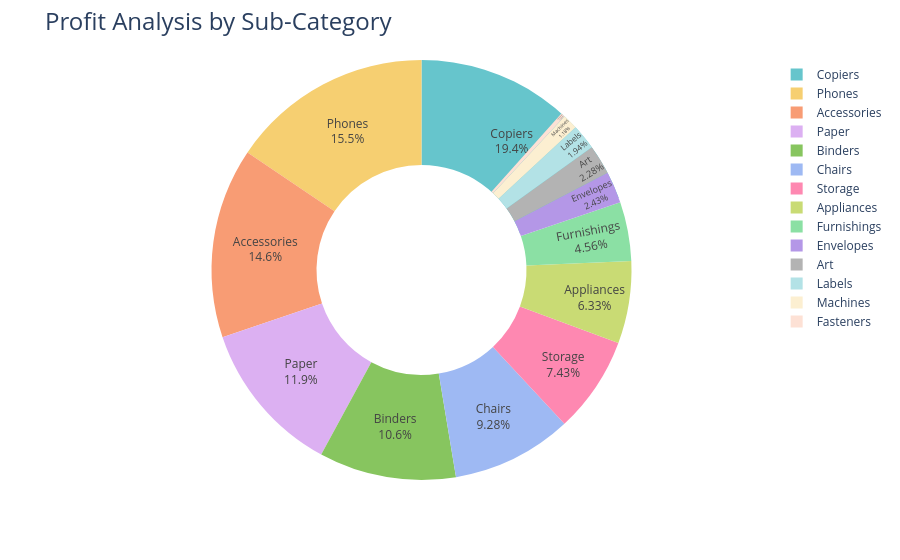

Notebook code cell kept with this figure:
### Code cell
fig=px.pie(profit_by_sub_category,values='Profit',
           names='Sub-Category',
           hole=0.5,
           color_discrete_sequence=px.colors.qualitative.Pastel)
fig.update_traces(textposition='inside',textinfo='percent+label')
fig.update_layout(title_text='Profit Analysis by Sub-Category',title_font=dict(size=24))
fig.show()

### Figure 1 — Plotly figure (JSON) as saved in the notebook; plotly's stock layout.template omitted (floating-point values rounded to 4 significant figures)
{"data": [{"domain": {"x": [0, 1], "y": [0, 1]}, "hole": 0.5, "hovertemplate": "Sub-Category=%{label}<br>Profit=%{value}<extra></extra>", "labels": ["Accessories", "Appliances", "Art", "Binders", "Bookcases", "Chairs", "Copiers", "Envelopes", "Fasteners", "Furnishings", "Labels", "Machines", "Paper", "Phones", "Storage", "Supplies", "Tables"], "legendgroup": "", "name": "", "showlegend": true, "textinfo": "percent+label", "textposition": "inside", "type": "pie", "values": [41940.0, 18140.0, 6528.0, 30220.0, -3473.0, 26590.0, 55620.0, 6964.0, 949.5, 13060.0, 5546.0, 3385.0, 34050.0, 44520.0, 21280.0, -1189.0, -17730.0]}], "layout": {"legend": {"tracegroupgap": 0}, "margin": {"t": 60}, "piecolorway": ["rgb(102, 197, 204)", "rgb(246, 207, 113)", "rgb(248, 156, 116)", "rgb(220, 176, 242)", "rgb(135, 197, 95)", "rgb(158, 185, 243)", "rgb(254, 136, 177)", "rgb(201, 219, 116)", "rgb(139, 224, 164)", "rgb(180, 151, 231)", "rgb(179, 179, 179)"], "title": {"font": {"size": 24}, "text": "Profit Analysis by Sub-Category"}}}
